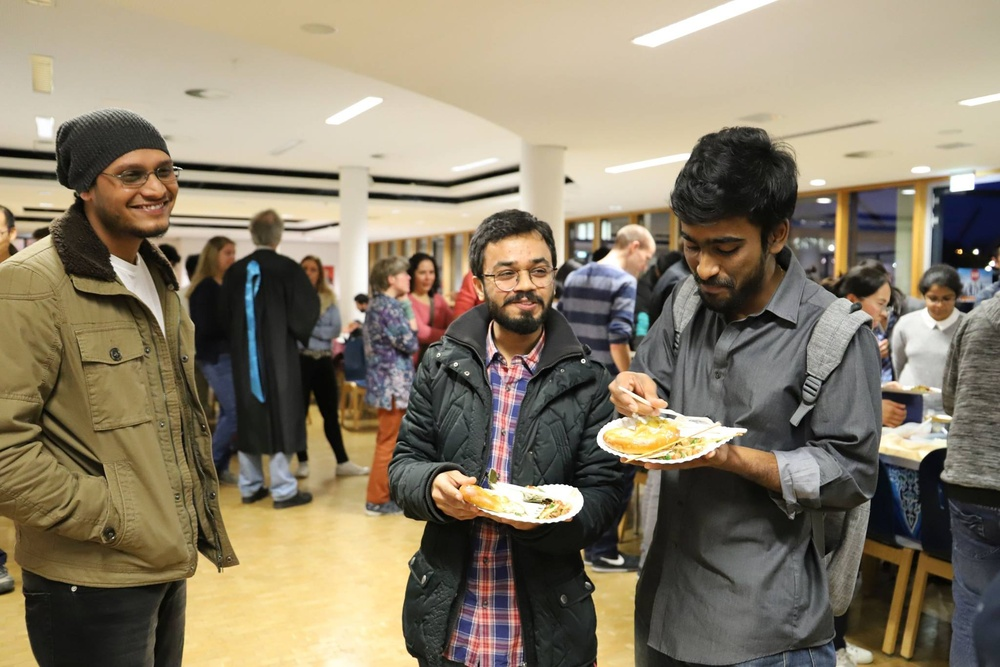
#> input picture FaceDetection/45393167_1957954457605737_8908193665793392640_o.jpeg, 1000 x 667 px, shrunk from 2048 x 1365 before the run
$ python cv.py 45393167_1957954457605737_8908193665793392640_o.jpeg
#> lines starting #> are read from the running program, lines starting #| are printed output that depends on the picture; after the words box and inside, x2 and y2 are one past the last pixel; in counts of white or black regions, pixels touching at a corner belong together
import cv2
import sys

# Gets the name of the image file (filename) from sys.argv

imagePath = sys.argv[1]
cascPath = "HAAR.xml"

# This creates the cascade classifcation from file

faceCascade = cv2.CascadeClassifier(cascPath)

# The image is read and converted to grayscale

image = cv2.imread(imagePath)
#> image is the input picture: shape (667, 1000, 3); mean B, G, R 105.4, 126, 137
gray = cv2.cvtColor(image, cv2.COLOR_BGR2GRAY)
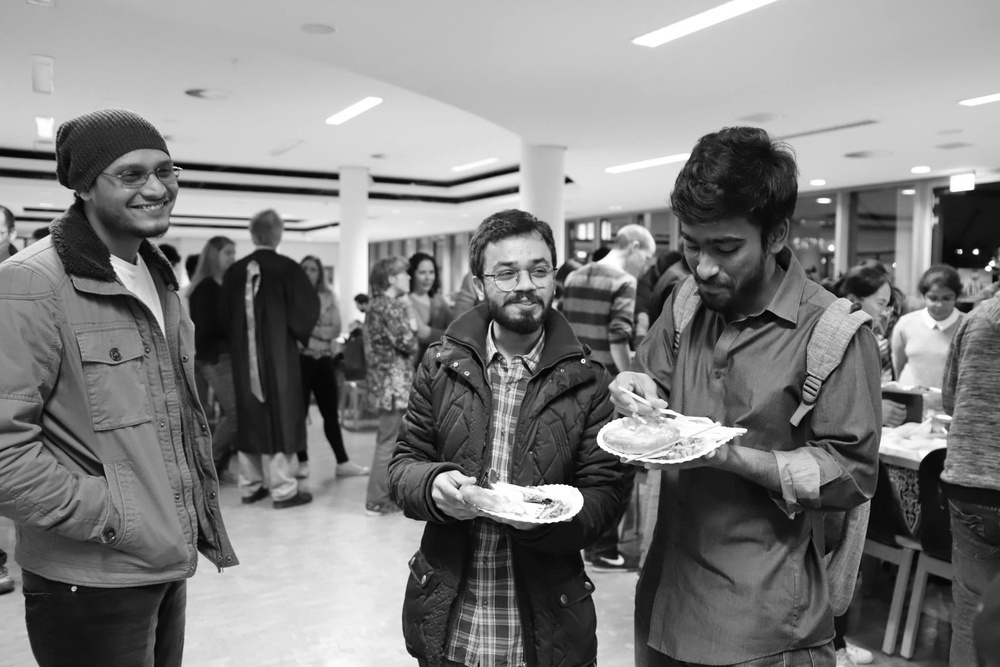
#> gray: shape (667, 1000); min 0, max 255, mean 126.9

# The face or faces in an image are detected
# This section requires the most adjustments to get accuracy on face being detected.


faces = faceCascade.detectMultiScale(
    gray,
    scaleFactor=1.1,
    minNeighbors=5,
    minSize=(1,1),
    flags = cv2.CASCADE_SCALE_IMAGE
)
#> faces = [[412, 261, 28, 28], [843, 234, 57, 57], [481, 238, 85, 85], [97, 140, 89, 89], [695, 540, 118, 118]]

print("Detected {0} faces!".format(len(faces)))
#| Detected 5 faces!

# This draws a green rectangle around the faces detected


for (x, y, w, h) in faces:
    cv2.rectangle(image, (x, y), (x+w, y+h), (0, 255, 0), 2)
#> this loop made 5 passes
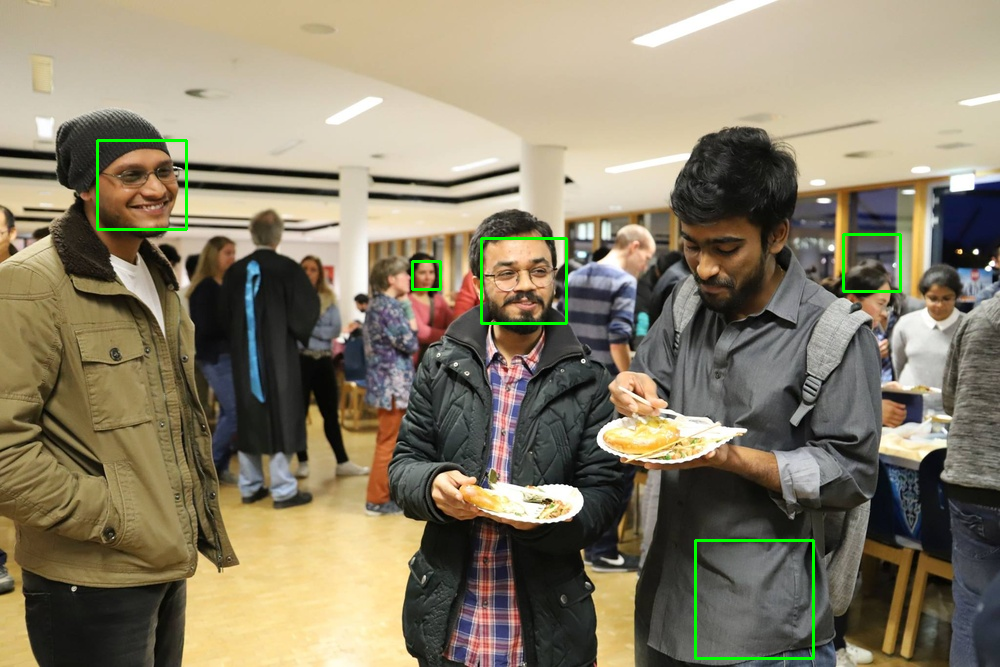
#> image: shape (667, 1000, 3); 0.68% of pixels changed, all inside (x1, y1, x2, y2) = (96, 139, 902, 660)

cv2.imshow("Faces Detected", image)
cv2.waitKey(0)
